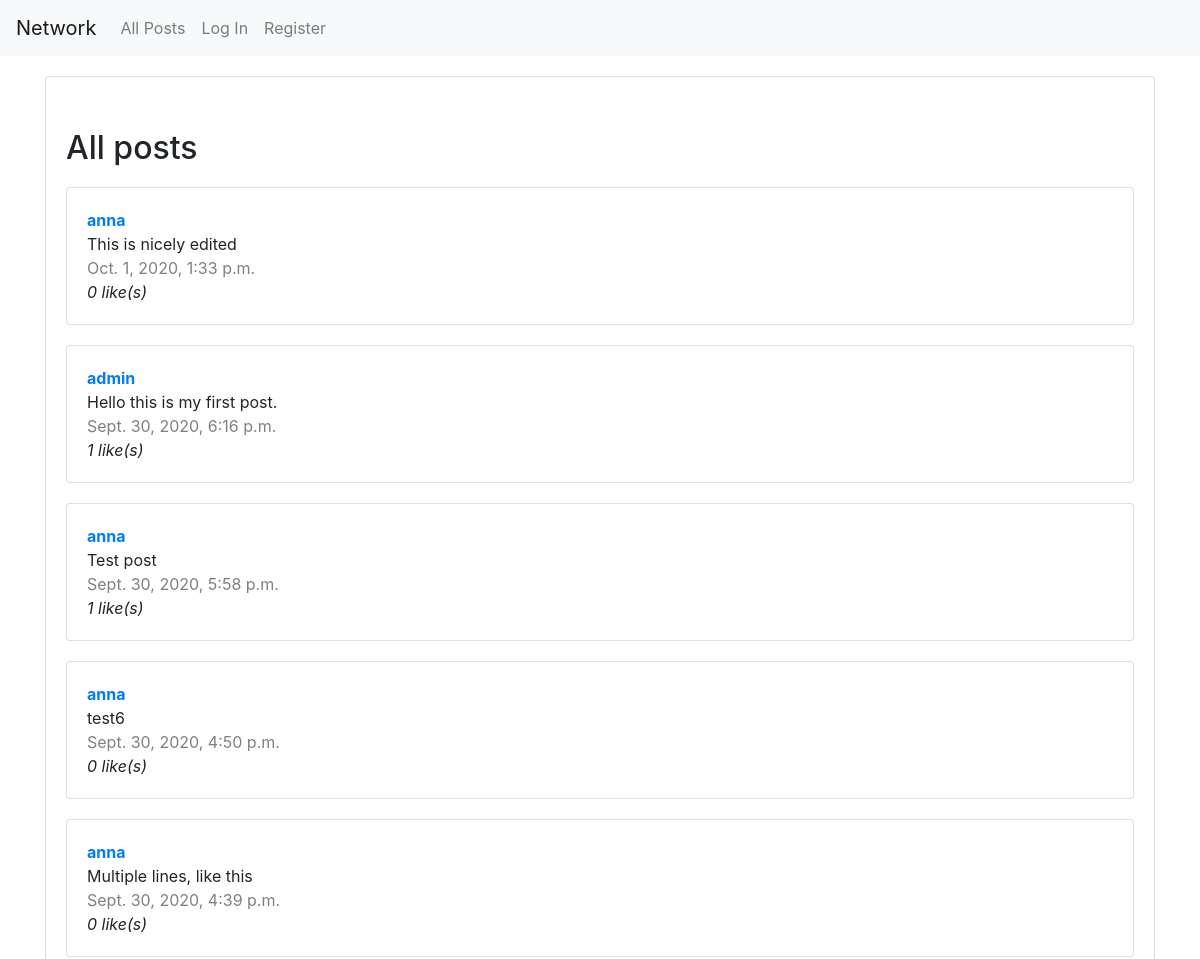
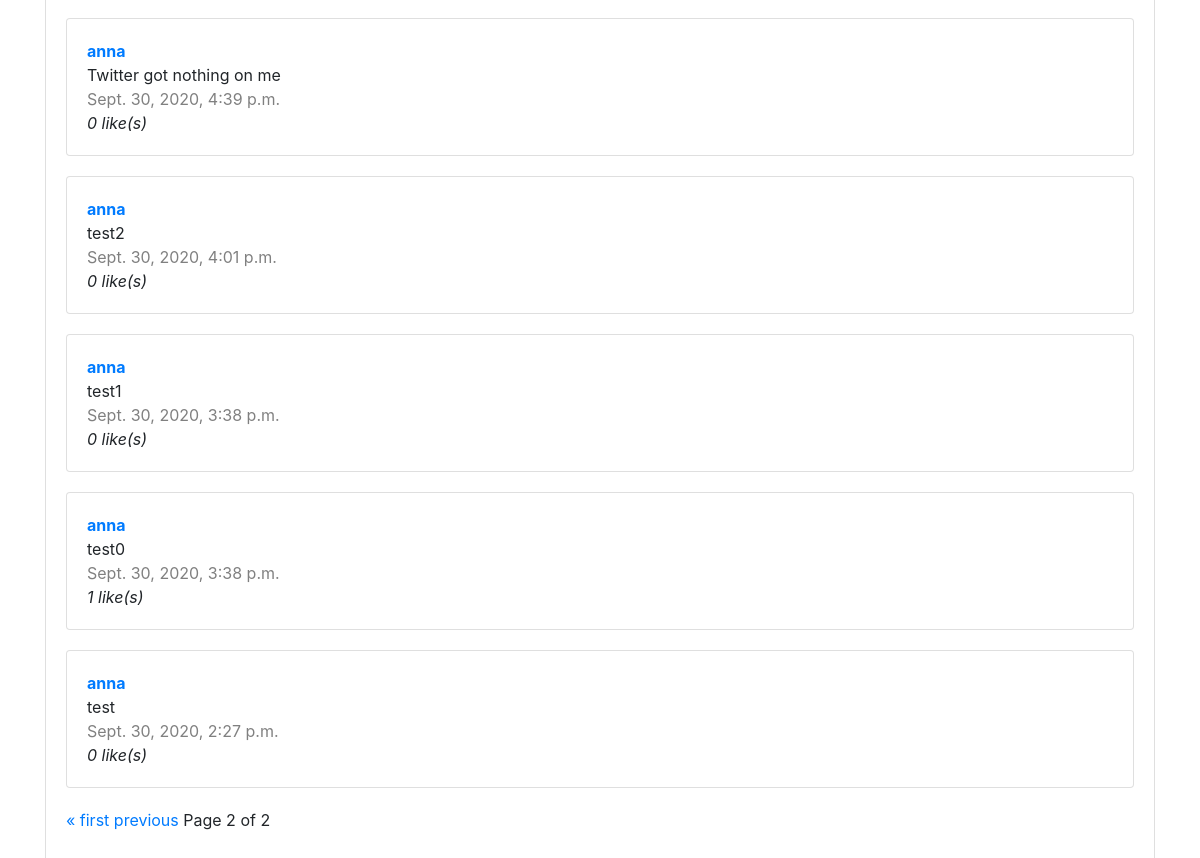
Screenshot of /?page=2 with the database file from the repository (2 pictures, top to bottom).
### network/models.py (models this page shows, shortened)
class Post(models.Model):
    user = models.ForeignKey(User, on_delete=models.CASCADE)
    text = models.TextField(max_length=240)
    likes = models.ManyToManyField(User, blank=True, related_name="liked_user")
    timestamp = models.DateTimeField(auto_now_add=True)

class User(AbstractUser):
    likes = models.ManyToManyField("Post", blank=True, related_name="liked_post")
    followers = models.ManyToManyField("self", blank="True", symmetrical=False, related_name="following")

### network/views.py (the view)
# urls.py: path("", views.index, name="index"),
def index(request):
    post_list = Post.objects.all().order_by("-timestamp")
    paginator = Paginator(post_list, 10)
    page_number = request.GET.get('page')
    page_obj = paginator.get_page(page_number)
    return render(request, "network/index.html", {
        "page_obj": page_obj,
    })

### network/templates/network/index.html (shortened to what this page needs)
{% extends "network/layout.html" %}
{% block body %}
<div class="card">
    <div id="posts-view">
        <h2>All posts</h2>
        {% for post in page_obj %}
        <div class="card" id="post-{{ post.id }}">
            <span id="username"><a href="{% url 'profile' post.user %}">{{ post.user }}</a></span>
            <span id="text">{{ post.text }}</span>
            <span id="timestamp">{{ post.timestamp }}</span>
            <span id="likes">
                <span class="likescount" data-id="{{ post.likes.count }}"
                {% if request.user in post.likes.all %}
                data-is_liked="yes"
                {% else %}
                data-is_liked="no"
                {% endif %}>
                {{ post.likes.count }}
                </span> like(s)
            </span>
        </div>
        {% endfor %}
    </div>
    <div class="pagination">
        <span class="step-links">
            {% if page_obj.has_previous %}
                <a href="?page=1">&laquo; first</a>
                <a href="?page={{ page_obj.previous_page_number }}">previous</a>
            {% endif %}
            <span class="current">
                Page {{ page_obj.number }} of {{ page_obj.paginator.num_pages }}
            </span>
        </span>
    </div>
{% endblock %}

### network/static/network/styles.css (style rules this page uses)
.card { padding: 20px; margin: 20px 0; }
#timestamp { color: grey; }
#username { font-weight: bold; }
.pagination { margin-bottom: 2em; }
h1, h2 { margin-top: 1em; }
#likes { font-style: italic; }

### rows the page displays
Post: user "anna", text "This is nicely edited", timestamp "Oct. 1, 2020, 1:33 p.m.", likes.count "0"
Post: user "admin", text "Hello this is my first post.", timestamp "Sept. 30, 2020, 6:16 p.m.", likes.count "1"
Post: user "anna", text "Test post", timestamp "Sept. 30, 2020, 5:58 p.m.", likes.count "1"
Post: user "anna", text "test6", timestamp "Sept. 30, 2020, 4:50 p.m.", likes.count "0"
Post: user "anna", text "Multiple lines, like this", timestamp "Sept. 30, 2020, 4:39 p.m.", likes.count "0"
Post: user "anna", text "Twitter got nothing on me", timestamp "Sept. 30, 2020, 4:39 p.m.", likes.count "0"
Post: user "anna", text "test2", timestamp "Sept. 30, 2020, 4:01 p.m.", likes.count "0"
Post: user "anna", text "test1", timestamp "Sept. 30, 2020, 3:38 p.m.", likes.count "0"
Post: user "anna", text "test0", timestamp "Sept. 30, 2020, 3:38 p.m.", likes.count "1"
Post: user "anna", text "test", timestamp "Sept. 30, 2020, 2:27 p.m.", likes.count "0"

### other values shown
{{ page_obj.number }} "2"
{{ page_obj.paginator.num_pages }} "2"
